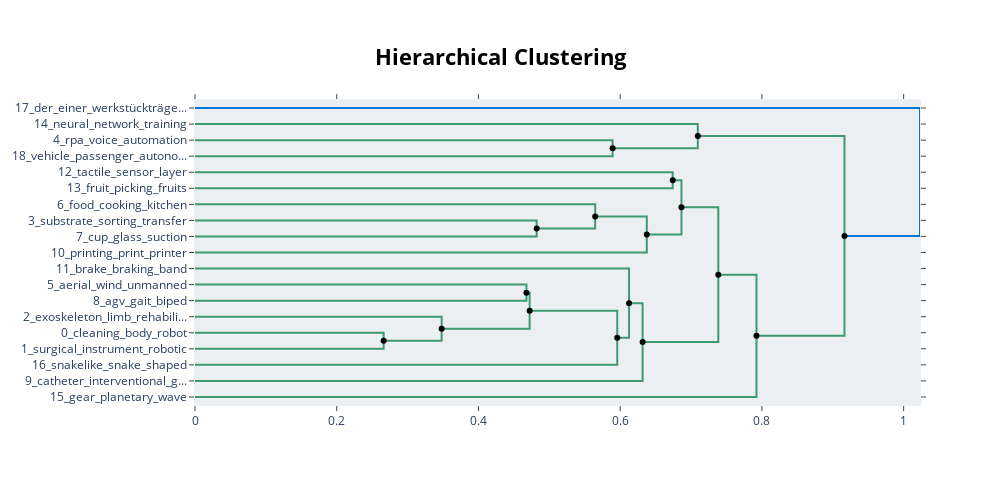

The cell this chart's notebook holds for it:
### Code cell
topic_model.visualize_hierarchy(hierarchical_topics=hierarchical_topics)

### Figure 1 — Plotly figure (JSON) as saved in the notebook; plotly's stock layout.template omitted (floating-point values rounded to 4 significant figures)
{"data": [{"hoverinfo": "text", "marker": {"color": "rgb(61,153,112)"}, "mode": "lines", "text": ["rpa_voice_automation_dialogue_chat", "", "", "vehicle_passenger_autonomous_reality_service"], "type": "scatter", "x": [0, 0.5893, 0.5893, 0], "xaxis": "x", "y": [-25, -25, -35, -35], "yaxis": "y"}, {"hoverinfo": "text", "marker": {"color": "rgb(61,153,112)"}, "mode": "lines", "text": ["neural_network_training_neuronalen_netzes", "", "", "vehicle_passenger_autonomous_reality_service"], "type": "scatter", "x": [0, 0.7095, 0.7095, 0.5893], "xaxis": "x", "y": [-15, -15, -30, -30], "yaxis": "y"}, {"hoverinfo": "text", "marker": {"color": "rgb(61,153,112)"}, "mode": "lines", "text": ["tactile_sensor_layer_sensing_force", "", "", "fruit_picking_fruits_vegetable_vine"], "type": "scatter", "x": [0, 0.6741, 0.6741, 0], "xaxis": "x", "y": [-45, -45, -55, -55], "yaxis": "y"}, {"hoverinfo": "text", "marker": {"color": "rgb(61,153,112)"}, "mode": "lines", "text": ["substrate_sorting_transfer_chamber_container", "", "", "cup_glass_suction_fluid_liquid"], "type": "scatter", "x": [0, 0.4822, 0.4822, 0], "xaxis": "x", "y": [-75, -75, -85, -85], "yaxis": "y"}, {"hoverinfo": "text", "marker": {"color": "rgb(61,153,112)"}, "mode": "lines", "text": ["food_cooking_kitchen_processor_küchenmaschine", "", "", "cup_glass_suction_fluid_liquid"], "type": "scatter", "x": [0, 0.5647, 0.5647, 0.4822], "xaxis": "x", "y": [-65, -65, -80, -80], "yaxis": "y"}, {"hoverinfo": "text", "marker": {"color": "rgb(61,153,112)"}, "mode": "lines", "text": ["food_cooking_kitchen_processor_küchenmaschine", "", "", "printing_print_printer_ink_head"], "type": "scatter", "x": [0.5647, 0.6375, 0.6375, 0], "xaxis": "x", "y": [-72.5, -72.5, -95, -95], "yaxis": "y"}, {"hoverinfo": "text", "marker": {"color": "rgb(61,153,112)"}, "mode": "lines", "text": ["food_cooking_kitchen_processor_küchenmaschine", "", "", "printing_print_printer_ink_head"], "type": "scatter", "x": [0.6741, 0.6865, 0.6865, 0.6375], "xaxis": "x", "y": [-50, -50, -83.75, -83.75], "yaxis": "y"}, {"hoverinfo": "text", "marker": {"color": "rgb(61,153,112)"}, "mode": "lines", "text": ["aerial_wind_unmanned_flying_turbine", "", "", "agv_gait_biped_carrying_phase"], "type": "scatter", "x": [0, 0.4677, 0.4677, 0], "xaxis": "x", "y": [-115, -115, -125, -125], "yaxis": "y"}, {"hoverinfo": "text", "marker": {"color": "rgb(61,153,112)"}, "mode": "lines", "text": ["cleaning_body_robot_welding_is", "", "", "surgical_instrument_robotic_effector_arm"], "type": "scatter", "x": [0, 0.2662, 0.2662, 0], "xaxis": "x", "y": [-145, -145, -155, -155], "yaxis": "y"}, {"hoverinfo": "text", "marker": {"color": "rgb(61,153,112)"}, "mode": "lines", "text": ["exoskeleton_limb_rehabilitation_joint_waist", "", "", "cleaning_body_is_robot_on"], "type": "scatter", "x": [0, 0.3481, 0.3481, 0.2662], "xaxis": "x", "y": [-135, -135, -150, -150], "yaxis": "y"}, {"hoverinfo": "text", "marker": {"color": "rgb(61,153,112)"}, "mode": "lines", "text": ["exoskeleton_limb_rehabilitation_joint_waist", "", "", "cleaning_body_is_comprises_with"], "type": "scatter", "x": [0.4677, 0.4722, 0.4722, 0.3481], "xaxis": "x", "y": [-120, -120, -142.5, -142.5], "yaxis": "y"}, {"hoverinfo": "text", "marker": {"color": "rgb(61,153,112)"}, "mode": "lines", "text": ["cleaning_body_is_comprises_with", "", "", "snakelike_snake_shaped_section_bionic"], "type": "scatter", "x": [0.4722, 0.5959, 0.5959, 0], "xaxis": "x", "y": [-131.2, -131.2, -165, -165], "yaxis": "y"}, {"hoverinfo": "text", "marker": {"color": "rgb(61,153,112)"}, "mode": "lines", "text": ["brake_braking_band_electromagnetic_brakes", "", "", "snakelike_snake_shaped_section_bionic"], "type": "scatter", "x": [0, 0.6125, 0.6125, 0.5959], "xaxis": "x", "y": [-105, -105, -148.1, -148.1], "yaxis": "y"}, {"hoverinfo": "text", "marker": {"color": "rgb(61,153,112)"}, "mode": "lines", "text": ["brake_braking_band_electromagnetic_brakes", "", "", "catheter_interventional_guidewire_guide_translation"], "type": "scatter", "x": [0.6125, 0.6316, 0.6316, 0], "xaxis": "x", "y": [-126.6, -126.6, -175, -175], "yaxis": "y"}, {"hoverinfo": "text", "marker": {"color": "rgb(61,153,112)"}, "mode": "lines", "text": ["brake_braking_band_electromagnetic_brakes", "", "", "catheter_interventional_guidewire_guide_translation"], "type": "scatter", "x": [0.6865, 0.7385, 0.7385, 0.6316], "xaxis": "x", "y": [-66.88, -66.88, -150.8, -150.8], "yaxis": "y"}, {"hoverinfo": "text", "marker": {"color": "rgb(61,153,112)"}, "mode": "lines", "text": ["brake_braking_band_electromagnetic_brakes", "", "", "gear_planetary_wave_harmonic_generator"], "type": "scatter", "x": [0.7385, 0.7923, 0.7923, 0], "xaxis": "x", "y": [-108.8, -108.8, -185, -185], "yaxis": "y"}, {"hoverinfo": "text", "marker": {"color": "rgb(61,153,112)"}, "mode": "lines", "text": ["brake_braking_band_electromagnetic_brakes", "", "", "gear_planetary_wave_harmonic_generator"], "type": "scatter", "x": [0.7095, 0.9165, 0.9165, 0.7923], "xaxis": "x", "y": [-22.5, -22.5, -146.9, -146.9], "yaxis": "y"}, {"hoverinfo": "text", "marker": {"color": "rgb(0,116,217)"}, "mode": "lines", "text": ["der_einer_werkstückträgervorrichtung_des_eines", "", "", "is_with_body_cleaning_comprises"], "type": "scatter", "x": [0, 1.023, 1.023, 0.9165], "xaxis": "x", "y": [-5, -5, -84.71, -84.71], "yaxis": "y"}, {"hoverinfo": "text", "hovertext": ["food_cooking_kitchen_processor_küchenmaschine", "food_cooking_kitchen_processor_küchenmaschine", "exoskeleton_limb_rehabilitation_joint_waist", "cleaning_body_is_comprises_with", "brake_braking_band_electromagnetic_brakes", "brake_braking_band_electromagnetic_brakes", "brake_braking_band_electromagnetic_brakes", "brake_braking_band_electromagnetic_brakes"], "marker": {"color": "black"}, "mode": "markers", "showlegend": false, "type": "scatter", "x": [0.5647, 0.6741, 0.4677, 0.4722, 0.6125, 0.6865, 0.7385, 0.7095], "y": [-72.5, -50, -120, -131.2, -126.6, -66.88, -108.8, -22.5]}, {"hoverinfo": "text", "hovertext": ["vehicle_passenger_autonomous_reality_service", "cup_glass_suction_fluid_liquid", "printing_print_printer_ink_head", "cleaning_body_is_robot_on", "cleaning_body_is_comprises_with", "snakelike_snake_shaped_section_bionic", "catheter_interventional_guidewire_guide_translation", "gear_planetary_wave_harmonic_generator", "is_with_body_cleaning_comprises"], "marker": {"color": "black"}, "mode": "markers", "showlegend": false, "type": "scatter", "x": [0.5893, 0.4822, 0.6375, 0.2662, 0.3481, 0.5959, 0.6316, 0.7923, 0.9165], "y": [-30, -80, -83.75, -150, -142.5, -148.1, -150.8, -146.9, -84.71]}], "layout": {"autosize": false, "height": 485, "hoverlabel": {"bgcolor": "white", "font": {"family": "Rockwell", "size": 16}}, "hovermode": "closest", "plot_bgcolor": "#ECEFF1", "showlegend": false, "title": {"font": {"color": "Black", "size": 22}, "text": "<b>Hierarchical Clustering</b>", "x": 0.5, "xanchor": "center", "yanchor": "top"}, "width": 1000, "xaxis": {"mirror": "allticks", "rangemode": "tozero", "showgrid": false, "showline": true, "showticklabels": true, "ticks": "outside", "type": "linear", "zeroline": false}, "yaxis": {"mirror": "allticks", "range": [-190, 0], "rangemode": "tozero", "showgrid": false, "showline": true, "showticklabels": true, "tickmode": "array", "ticks": "outside", "ticktext": ["17_der_einer_werkstückträge...", "14_neural_network_training", "4_rpa_voice_automation", "18_vehicle_passenger_autono...", "12_tactile_sensor_layer", "13_fruit_picking_fruits", "6_food_cooking_kitchen", "3_substrate_sorting_transfer", "7_cup_glass_suction", "10_printing_print_printer", "11_brake_braking_band", "5_aerial_wind_unmanned", "8_agv_gait_biped", "2_exoskeleton_limb_rehabili...", "0_cleaning_body_robot", "1_surgical_instrument_robotic", "16_snakelike_snake_shaped", "9_catheter_interventional_g...", "15_gear_planetary_wave"], "tickvals": [-5, -15, -25, -35, -45, -55, -65, -75, -85, -95, -105, -115, -125, -135, -145, -155, -165, -175, -185], "type": "linear", "zeroline": false}}}
